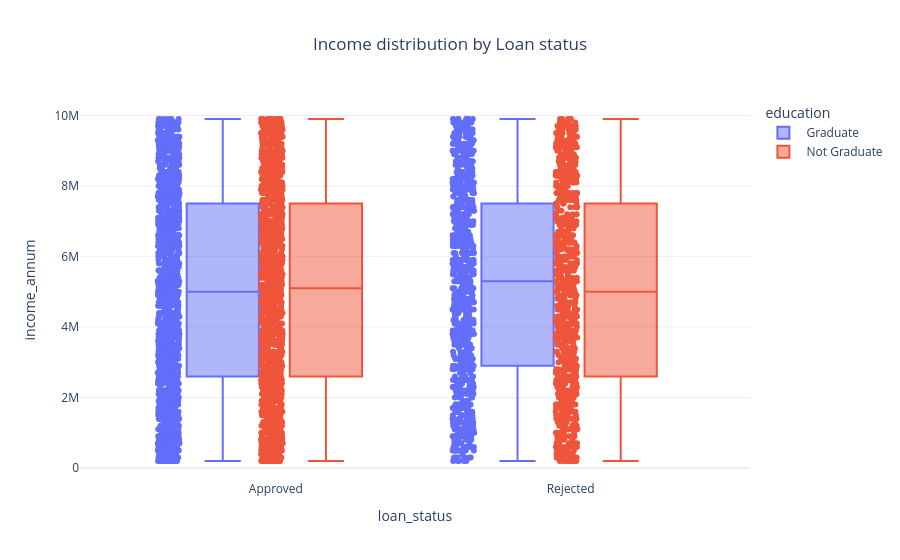

The code cell stored with this chart in its notebook:
### Markdown cell above
#### BOX PLOT

### Code cell
fig = px.box(df, x="loan_status", y="income_annum",color="education", points="all",title="Income distribution by Loan status")
fig.update_layout( title_x=0.5,template="plotly_white")
fig.show()

### Figure 1 — Plotly figure (JSON) as saved in the notebook; plotly's stock layout.template omitted (floating-point values rounded to 4 significant figures; data arrays with more than 128 entries replaced by an {"elided": "..."} marker saying what was removed)
{"data": [{"alignmentgroup": "True", "boxpoints": "all", "hovertemplate": "education= Graduate<br>loan_status=%{x}<br>income_annum=%{y}<extra></extra>", "legendgroup": " Graduate", "marker": {"color": "#636efa"}, "name": " Graduate", "notched": false, "offsetgroup": " Graduate", "orientation": "v", "showlegend": true, "type": "box", "x": {"elided": "2144 str values"}, "x0": " ", "xaxis": "x", "y": {"elided": "2144 int values"}, "y0": " ", "yaxis": "y"}, {"alignmentgroup": "True", "boxpoints": "all", "hovertemplate": "education= Not Graduate<br>loan_status=%{x}<br>income_annum=%{y}<extra></extra>", "legendgroup": " Not Graduate", "marker": {"color": "#EF553B"}, "name": " Not Graduate", "notched": false, "offsetgroup": " Not Graduate", "orientation": "v", "showlegend": true, "type": "box", "x": {"elided": "2125 str values"}, "x0": " ", "xaxis": "x", "y": {"elided": "2125 int values"}, "y0": " ", "yaxis": "y"}], "layout": {"boxmode": "group", "legend": {"title": {"text": "education"}, "tracegroupgap": 0}, "title": {"text": "Income distribution by Loan status", "x": 0.5}, "xaxis": {"anchor": "y", "domain": [0, 1], "title": {"text": "loan_status"}}, "yaxis": {"anchor": "x", "domain": [0, 1], "title": {"text": "income_annum"}}}}
